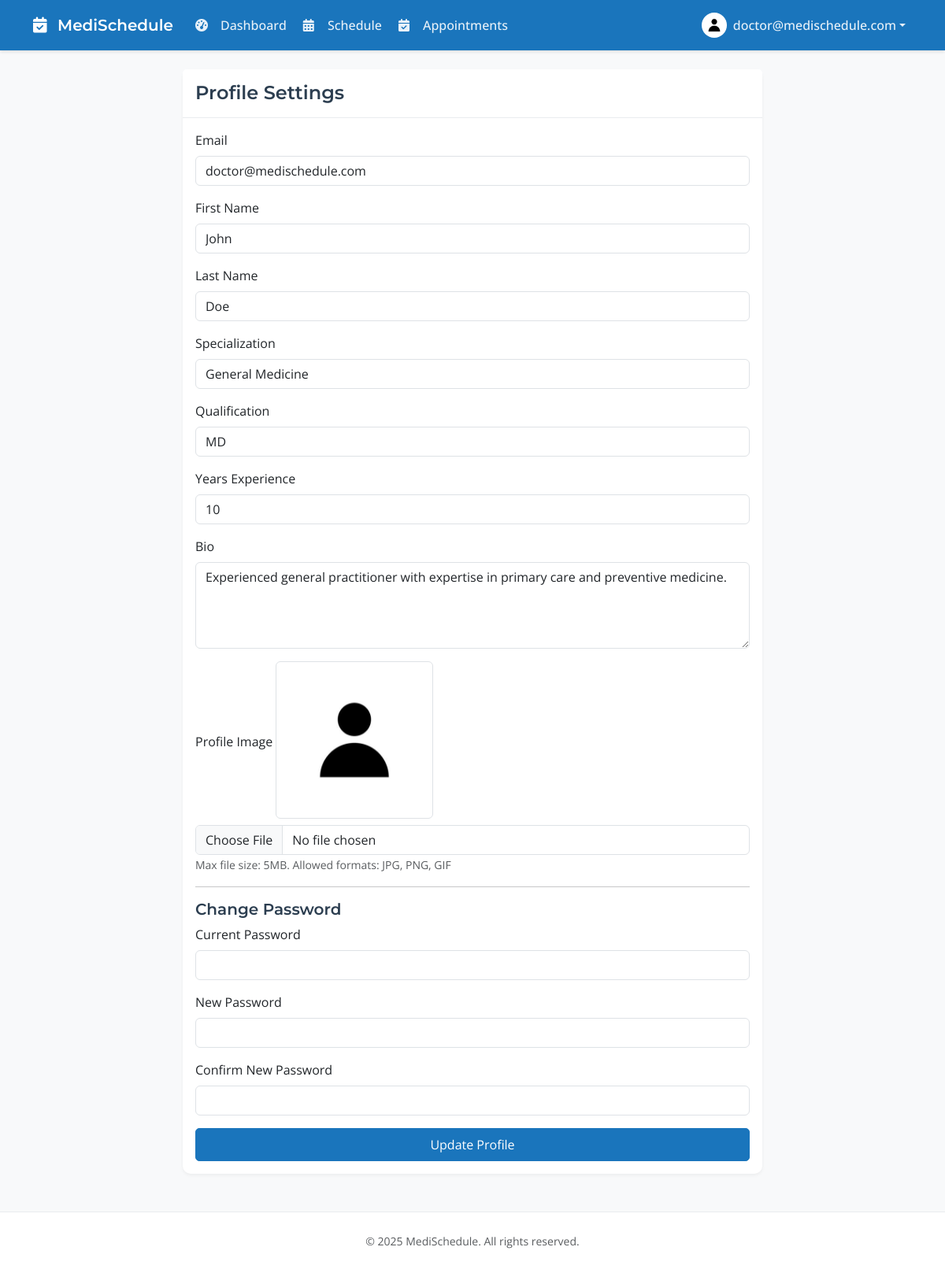
Screenshot of /pages/profile.php (signed in) with the database file from the repository.
### tables this page shows
CREATE TABLE IF NOT EXISTS doctors (
    id INT PRIMARY KEY AUTO_INCREMENT,
    user_id INT NOT NULL,
    first_name VARCHAR(50) NOT NULL,
    last_name VARCHAR(50) NOT NULL,
    specialization VARCHAR(100),
    qualification VARCHAR(100),
    years_experience INT,
    profile_image VARCHAR(255),
    bio TEXT,
    created_at TIMESTAMP DEFAULT CURRENT_TIMESTAMP,
    updated_at TIMESTAMP DEFAULT CURRENT_TIMESTAMP ON UPDATE CURRENT_TIMESTAMP,
    FOREIGN KEY (user_id) REFERENCES users(id) ON DELETE CASCADE
);

CREATE TABLE IF NOT EXISTS users (
    id INT PRIMARY KEY AUTO_INCREMENT,
    email VARCHAR(255) UNIQUE NOT NULL,
    password VARCHAR(255) NOT NULL,
    role ENUM('admin', 'doctor', 'patient') NOT NULL,
    status ENUM('active', 'inactive', 'suspended') DEFAULT 'active',
    created_at TIMESTAMP DEFAULT CURRENT_TIMESTAMP,
    updated_at TIMESTAMP DEFAULT CURRENT_TIMESTAMP ON UPDATE CURRENT_TIMESTAMP
);

### config/database.php (called while the page is built, shortened)
<?php
class Database
{
    private $connection;
    private static $instance = null;
    private function __construct()
    {
        $this->connection = new mysqli(DB_HOST, DB_USER, DB_PASS, DB_NAME);
        $this->connection->set_charset("utf8mb4");
    }
    public static function getInstance()
    {
        if (self::$instance === null) {
            self::$instance = new self();
        }
        return self::$instance;
    }
    public function query($sql)
    {
        return $this->connection->query($sql);
    }
}

### config/file_uploader.php (called while the page is built, shortened)
<?php
require_once 'config.php';
class FileUploader
{
    private static $instance = null;
    public static function getInstance()
    {
        if (self::$instance === null) {
            self::$instance = new self();
        }
        return self::$instance;
    }
    public function getProfileImageUrl($filename)
    {
        return APP_URL . '/uploads/profile_images/' . $filename;
    }
}

### config/config.php (called while the page is built, shortened)
<?php
require_once 'database.php';
require_once __DIR__ . '/file_uploader.php';
function isAuthenticated()
{
    return isset($_SESSION['user_id']);
}

### pages/profile.php (the view, shortened to what this page needs)
<?php
require_once '../config/config.php';
$db = Database::getInstance();
$error = '';
$success = '';
$user_id = $_SESSION['user_id'];
$user_role = $_SESSION['role'];
switch ($user_role) {
    case 'doctor':
        $query = "SELECT d.*, d.profile_image, u.email, u.status, u.created_at
                 FROM doctors d
                 INNER JOIN users u ON d.user_id = u.id
                 WHERE d.user_id = $user_id";
        $fields = ['first_name', 'last_name', 'specialization', 'qualification', 'years_experience', 'bio', 'profile_image'];
        break;
}
$result = $db->query($query);
$user = $result->fetch_assoc();
$form_fields = '';
foreach ($fields as $field) {
    if ($field === 'profile_image') continue;
    $label = ucwords(str_replace('_', ' ', $field));
    $value = htmlspecialchars($user[$field] ?? '');
    $required = in_array($field, ['first_name', 'last_name', 'email']) ? 'required' : '';
    $type = 'text';
    switch ($field) {
        case 'bio':
            $form_fields .= '
                <div class="mb-3">
                    <label for="' . $field . '" class="form-label">' . $label . '</label>
                    <textarea class="form-control" id="' . $field . '" name="' . $field . '" rows="4">' . $value . '</textarea>
                </div>';
            continue 2;
    }
    $form_fields .= '
        <div class="mb-3">
            <label for="' . $field . '" class="form-label">' . $label . '</label>
            <input type="' . $type . '" class="form-control" id="' . $field . '" name="' . $field . '" value="' . $value . '" ' . $required . '>
        </div>';
}
$form_fields = '
    <div class="mb-3">
        <label for="email" class="form-label">Email</label>
        <input type="email" class="form-control" id="email" name="email" value="' . htmlspecialchars($user['email']) . '" required>
    </div>' . $form_fields;
if ($user_role !== 'admin') {
    $file_uploader = FileUploader::getInstance();
    $profile_image_path = $file_uploader->getProfileImageUrl($user['profile_image'] ?? '');
    $current_image = '<img src="' . $profile_image_path . '" class="img-thumbnail mb-2" style="max-width: 200px;">';
    $form_fields .= '
        <div class="mb-3">
            <label class="form-label">Profile Image</label>
            ' . $current_image . '
            <input type="file" class="form-control" name="profile_image" accept="image/jpeg,image/png,image/gif">
            <small class="text-muted">Max file size: 5MB. Allowed formats: JPG, PNG, GIF</small>
        </div>';
}
$content = '
<div class="container py-4">
    <div class="row justify-content-center">
        <div class="col-md-8">
            <div class="card">
                <div class="card-header">
                    <h4 class="card-title mb-0">Profile Settings</h4>
                </div>
                <div class="card-body">
                    ' . ($error ? '<div class="alert alert-danger">' . $error . '</div>' : '') . '
                    ' . ($success ? '<div class="alert alert-success">' . $success . '</div>' : '') . '
                    <form method="POST" enctype="multipart/form-data">
                        ' . $form_fields . '
                        <hr>
                        <h5>Change Password</h5>
                        <div class="mb-3">
                            <label for="current_password" class="form-label">Current Password</label>
                            <input type="password" class="form-control" id="current_password" name="current_password">
                        </div>
                        <div class="mb-3">
                            <label for="new_password" class="form-label">New Password</label>
                            <input type="password" class="form-control" id="new_password" name="new_password">
                        </div>
                        <div class="mb-3">
                            <label for="confirm_password" class="form-label">Confirm New Password</label>
                            <input type="password" class="form-control" id="confirm_password" name="confirm_password">
                        </div>
                        <div class="d-grid">
                            <button type="submit" class="btn btn-primary">Update Profile</button>
                        </div>
                    </form>
                </div>
            </div>
        </div>
    </div>
</div>';
require_once '../layouts/main.php';

### layouts/main.php (shortened to what this page needs)
<?php
$current_page = basename($_SERVER['PHP_SELF']);
?>
<!DOCTYPE html>
<html lang="en">
<head>
    <link href="https://cdn.jsdelivr.net/npm/bootstrap@5.3.0/dist/css/bootstrap.min.css" rel="stylesheet">
    <link href="https://cdnjs.cloudflare.com/ajax/libs/font-awesome/6.0.0/css/all.min.css" rel="stylesheet">
    <link href="<?php echo APP_URL; ?>/assets/css/style.css" rel="stylesheet">
    <link href="<?php echo APP_URL; ?>/assets/css/branding.css" rel="stylesheet">
</head>
<body>
    <?php if (!isAuthenticated()): ?>
        <nav class="navbar navbar-expand-lg navbar-dark">
            <div class="container">
                <a class="navbar-brand" href="<?php echo APP_URL; ?>">
                    <i class="fas fa-calendar-check"></i> MediSchedule
                </a>
                <button class="navbar-toggler" type="button" data-bs-toggle="collapse" data-bs-target="#navbarNav">
                    <span class="navbar-toggler-icon"></span>
                </button>
                <div class="collapse navbar-collapse" id="navbarNav">
                    <ul class="navbar-nav ms-auto align-items-center">
                        <li class="nav-item">
                            <a class="nav-link <?php echo $current_page === 'index.php' ? 'active' : ''; ?>" href="<?php echo APP_URL; ?>">
                                <i class="fas fa-home"></i> Home
                            </a>
                        </li>
                        <li class="nav-item">
                            <a class="nav-link <?php echo $current_page === 'login.php' ? 'active' : ''; ?>" href="<?php echo APP_URL; ?>/pages/login.php">
                                <i class="fas fa-sign-in-alt"></i> Login
                            </a>
                        </li>
                        <li class="nav-item">
                            <a class="nav-link <?php echo $current_page === 'register.php' ? 'active' : ''; ?>" href="<?php echo APP_URL; ?>/pages/register.php">
                                <i class="fas fa-user-plus"></i> Register
                            </a>
                        </li>
                    </ul>
                </div>
            </div>
        </nav>
    <?php else: ?>
        <nav class="navbar navbar-expand-lg navbar-dark">
            <div class="container">
                <a class="navbar-brand" href="<?php echo APP_URL; ?>/pages/<?php echo $_SESSION['role']; ?>/dashboard.php">
                    <i class="fas fa-calendar-check"></i> MediSchedule
                </a>
                <div class="collapse navbar-collapse" id="navbarNav">
                    <ul class="navbar-nav me-auto">
                        <li class="nav-item">
                            <a class="nav-link <?php echo $current_page === 'dashboard.php' ? 'active' : ''; ?>"
                                href="<?php echo APP_URL; ?>/pages/<?php echo $_SESSION['role']; ?>/dashboard.php">
                                <i class="fas fa-tachometer-alt"></i> Dashboard
                            </a>
                        </li>
                        <?php if ($_SESSION['role'] === 'doctor'): ?>
                            <li class="nav-item">
                                <a class="nav-link <?php echo $current_page === 'schedule.php' ? 'active' : ''; ?>"
                                    href="<?php echo APP_URL; ?>/pages/doctor/schedule.php">
                                    <i class="fas fa-calendar-alt"></i> Schedule
                                </a>
                            </li>
                            <li class="nav-item">
                                <a class="nav-link <?php echo $current_page === 'appointments.php' ? 'active' : ''; ?>"
                                    href="<?php echo APP_URL; ?>/pages/doctor/appointments.php">
                                    <i class="fas fa-calendar-check"></i> Appointments
                                </a>
                            </li>
                        <?php endif; ?>
                    </ul>
                    <ul class="navbar-nav">
                        <li class="nav-item dropdown">
                            <?php
                            $db = Database::getInstance();
                            $user_id = $_SESSION['user_id'];
                            $role = $_SESSION['role'];
                            $file_uploader = FileUploader::getInstance();
                            $profile_image = '';
                            if ($role !== 'admin') {
                                $table = $role === 'doctor' ? 'doctors' : 'patients';
                                $result = $db->query("SELECT profile_image FROM $table WHERE user_id = $user_id");
                                if ($result && $result->num_rows > 0) {
                                    $user_data = $result->fetch_assoc();
                                    if (!empty($user_data['profile_image'])) {
                                        $profile_image = $user_data['profile_image'];
                                    }
                                }
                            }
                            ?>
                            <a class="nav-link dropdown-toggle d-flex align-items-center" href="#" id="navbarDropdown" role="button" data-bs-toggle="dropdown">
                                <img src="<?php echo $file_uploader->getProfileImageUrl($profile_image); ?>"
                                    alt="Profile"
                                    class="rounded-circle me-2"
                                    style="width: 32px; height: 32px; object-fit: cover;">
                                <?php echo $_SESSION['email']; ?>
                            </a>
                        </li>
                    </ul>
                </div>
            </div>
        </nav>
    <?php endif; ?>
    <main>
        <?php echo $content; ?>
    </main>
    <footer class="footer py-4 mt-auto">
        <div class="container">
            <div class="text-center text-muted">
                <small>&copy; <?php echo date('Y'); ?> MediSchedule. All rights reserved.</small>
            </div>
        </div>
    </footer>
</body>
</html>

### assets/css/style.css (style rules this page uses)
:root { --medical-blue: #1A75BC; --healing-teal: #00A9A5; --soft-white: #F8FBFC; --light-grey: #E6ECF2; --warm-grey: #64748B; }
body { font-family: 'Open Sans', sans-serif; background-color: var(--soft-white); min-height: 100vh; display: flex; flex-direction: column; }
main { flex: 1; }
.navbar-brand i { margin-right: 8px; }
.card { border: none; border-radius: 10px; box-shadow: 0 2px 4px rgba(0, 0, 0, 0.1); transition: transform 0.2s; }
.btn { border-radius: 5px; padding: 8px 16px; }
.btn-primary { background-color: var(--medical-blue); border-color: var(--medical-blue); }

### assets/css/branding.css (style rules this page uses)
:root { --medical-blue: #1A75BC; --healing-teal: #00A9A5; --soft-white: #F8FBFC; --light-grey: #E6ECF2; --warm-grey: #64748B; --wellness-green: #2AC769; --gentle-orange: #FF9F5A; --soft-red: #EB5757; }
body { font-family: 'Open Sans', 'Nunito Sans', sans-serif; background-color: var(--soft-white); color: var(--warm-grey); }
h1, h2, h3, h4, h5, h6 { font-family: 'Montserrat', sans-serif; color: var(--medical-blue); }
.navbar { box-shadow: 0 2px 4px rgba(0, 0, 0, 0.1); }
.navbar-brand { font-family: 'Montserrat', sans-serif; font-weight: 600; }
.navbar-dark .navbar-nav .nav-link { color: rgba(255, 255, 255, 0.9); }
.btn-primary { background-color: var(--medical-blue); border-color: var(--medical-blue); }
.card { border: none; box-shadow: 0 2px 4px rgba(0, 0, 0, 0.1); background-color: white; }
.card-header { background-color: var(--medical-blue); color: white; border-bottom: none; }
a { color: var(--medical-blue); }
footer { color: var(--warm-grey); }

### layouts/main.php (style rules this page uses)
:root { --text-primary: #2c3e50; --text-secondary: #34495e; --text-muted: #7f8c8d; --bg-light: #f8f9fa; --border-color: #e9ecef; }
body { min-height: 100vh; display: flex; flex-direction: column; font-family: 'Open Sans', sans-serif; color: var(--text-primary); background-color: var(--bg-light); }
h1, h2, h3, h4, h5, h6 { font-family: 'Montserrat', sans-serif; color: var(--text-primary); font-weight: 600; }
.navbar { background-color: var(--medical-blue); padding: 0.5rem 1rem; box-shadow: 0 2px 4px rgba(0, 0, 0, 0.1); }
.navbar-brand { color: white !important; font-size: 1.25rem; font-weight: 600; }
.nav-link { color: rgba(255, 255, 255, 0.9) !important; padding: 0.5rem 1rem; font-weight: 500; transition: all 0.2s ease; }
.nav-link i { margin-right: 0.5rem; width: 1.5rem; text-align: center; }
.card { border: none; box-shadow: 0 2px 4px rgba(0, 0, 0, 0.05); margin-bottom: 1.5rem; }
.card-header { background-color: white; border-bottom: 1px solid var(--border-color); padding: 1rem; }
.card-title { margin-bottom: 0; color: var(--text-primary); font-weight: 600; }
.footer { background-color: white; padding: 1rem 0; margin-top: auto; border-top: 1px solid var(--border-color); }

### rows the page displays
doctors: profile_image (placeholder picture), email "doctor@medischedule.com", first_name "John", last_name "Doe", specialization "General Medicine", qualification "MD", years_experience "10", bio "Experienced general practitioner with expertise in primary care and preventive medicine."

### other values shown
$_SESSION['email'] "doctor@medischedule.com"
$label "First Name"
$label "Last Name"
$label "Specialization"
$label "Qualification"
$label "Years Experience"
$label "Bio"
